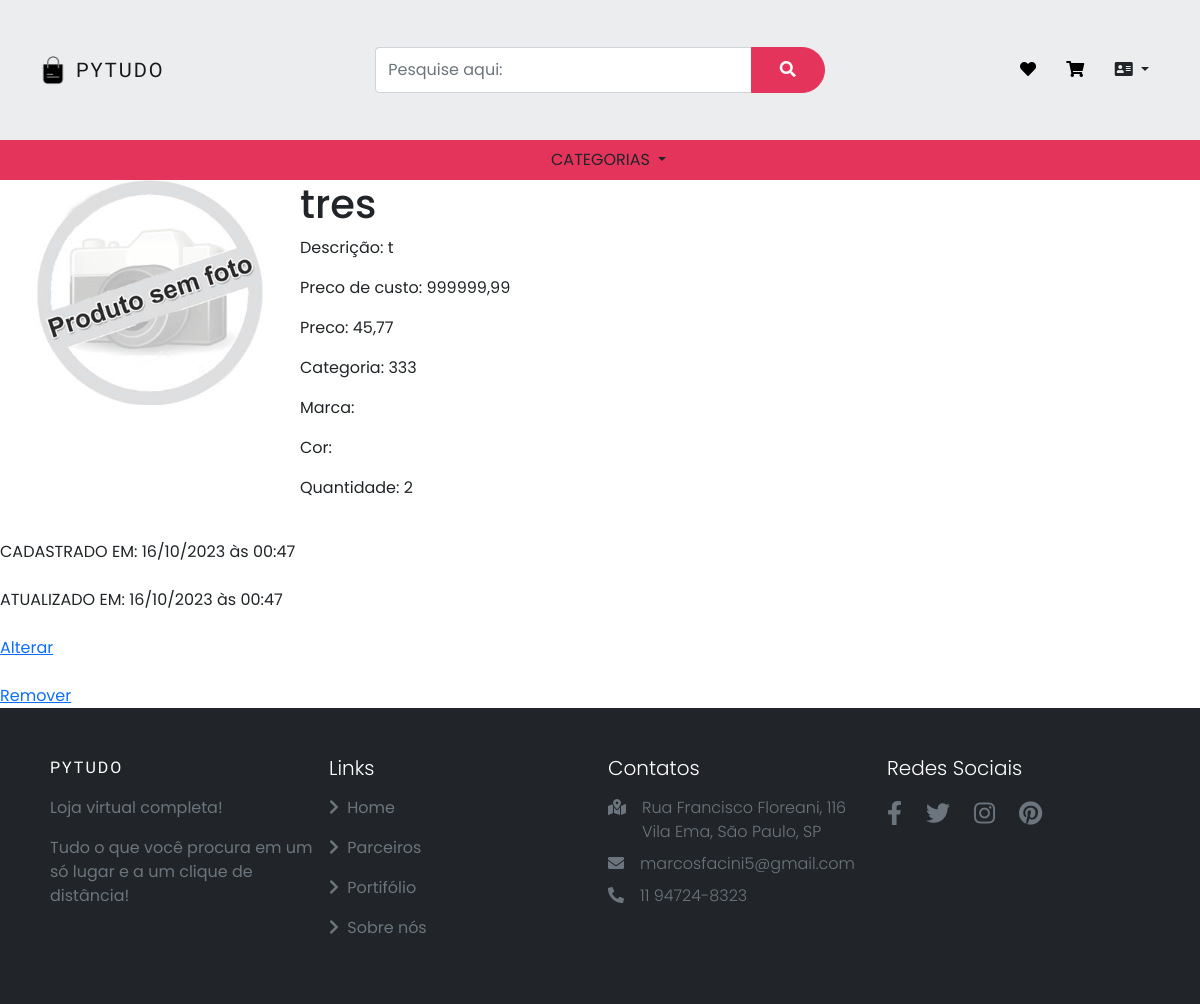
/gestao/detalhes_produto/67, run on the app's committed database.
### produtos/models.py (models this page shows, shortened)
class Produtos(models.Model):
    nome = models.CharField(max_length=40)
    descricao = models.TextField()
    preco_de_custo = models.DecimalField(max_digits=8, decimal_places=2)
    preco = models.DecimalField(max_digits=8, decimal_places=2)
    categoria = models.ForeignKey(Categoria, blank=True, null=True, on_delete=models.SET_NULL)
    marca = models.CharField(max_length=50, blank=True, null=True)
    cor = models.CharField(max_length=30, blank=True, null=True)
    quantidade = models.IntegerField()
    data_cadastro = models.DateTimeField(auto_now_add=True)
    data_atualizacao = models.DateTimeField(auto_now=True, null=True)
    imagem_principal = models.ImageField(upload_to ='produtos/', blank=True, null=True)
    especificacao = RichTextUploadingField(blank=True, null=True)

class Categoria(models.Model):
    nome = models.CharField(max_length=40)
    def __str__(self):
        return self.nome

### gestao/views.py (the view)
# urls.py: path('detalhes_produto/<int:id>', views.detalhes_produto, name='detalhes_produto'),
@has_role_decorator('gestor')
def detalhes_produto(request, id):
    produto = Produtos.objects.get(id=id)
    return render(request, 'detalhes_produto.html', {'produto': produto})

### gestao/templates/detalhes_produto.html (shortened to what this page needs)
{% extends 'base.html' %}
{% load static %}
{% block 'head' %}
    <link href="{% static 'produtos/css/ver_produto.css' %}" rel="stylesheet">
{% endblock %}
{% block 'body' %}
    <div class="row">
        <div class="col-md-3">
            {% if produto.imagem_principal %}
                <img width="100%" src="{{produto.imagem_principal.url}}">
            {% else %}
                <img width="100%" src="{% static 'produtos\img\sem foto.jpg' %}">
            {% endif %}
        </div>
        <div class="col-md">
            <h1 class="titulo">{{produto.nome}}</h1>
            <p class="paragrafo">Descrição: {{produto.descricao}}</p>
            <p class="paragrafo">Preco de custo: {{produto.preco_de_custo}}</p>
            <p class="paragrafo">Preco: {{produto.preco}}</p>
            {% if produto.categoria %}
                <p class="paragrafo">Categoria: {{produto.categoria}}</p>
            {% else %}
                <p class="paragrafo">Categoria: Sem categoria </p>
            {% endif %}
            <p class="paragrafo">Marca: {{produto.marca}}</p>
            <p class="paragrafo">Cor: {{produto.cor}}</p>
            <p class="paragrafo">Quantidade: {{produto.quantidade}}</p>
        </div>
    </div>
    <br>
    CADASTRADO EM: {{produto.data_cadastro|date:"d/m/Y" }} às {{ produto.data_cadastro|time:"H:i" }}
    <br>
    <br>
    ATUALIZADO EM: {{produto.data_atualizacao|date:"d/m/Y" }} às {{ produto.data_atualizacao|time:"H:i" }}
    <br>
    <br>
    <a href="{% url 'alterar_produto' produto.id %}">Alterar</a>
    <br>
    <br>
    <a href="{% url 'excluir_produto' produto.id %}">Remover</a>
{% endblock %}

### pytudo/templates/static/base/css/base.css (style rules this page uses)
:root { --lg-font: 'Kaisei Tokumin', serif; --sm-font: 'Poppins', sans-serif; --pink: #e5345b; }
body { font-family: var(--sm-font); background-color: #fff; }
.row { --bs-gutter-x: 0rem; }

### data on the page
Produtos: nome "tres", descricao "t", preco_de_custo "999999,99", preco "45,77", categoria "333", quantidade "2", data_cadastro "16/10/2023", data_cadastro "00:47", data_atualizacao "16/10/2023", data_atualizacao "00:47"
